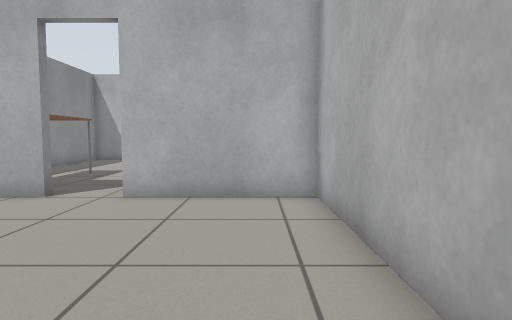
[1] (above)

12 first-person views from a walk through a robot-simulator world made for Gazebo. The camera is 0.69 m above the floor, tilts 4° down and sees 75° across. The floor is counted in squares, 0.5 m on a side. Each view is taken from the middle of a square. On the plan, view 1 faces up. The plan holds only what a view shows up to about 15 squares ahead; the rest is blank. Simple patterns stand in for the simulator's built-in surfaces.

[2]
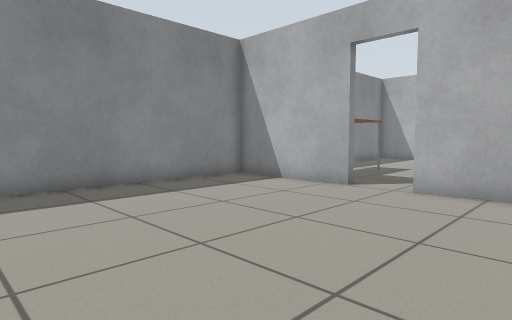

[3]
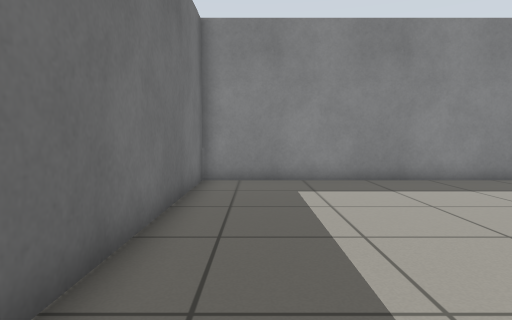

[4]
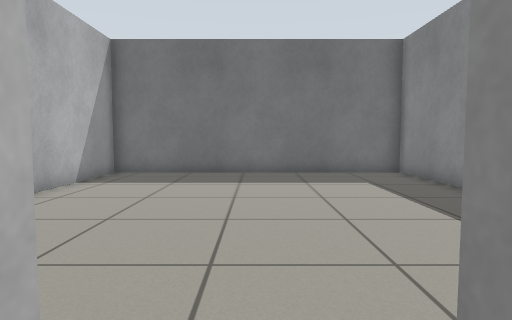

[5]
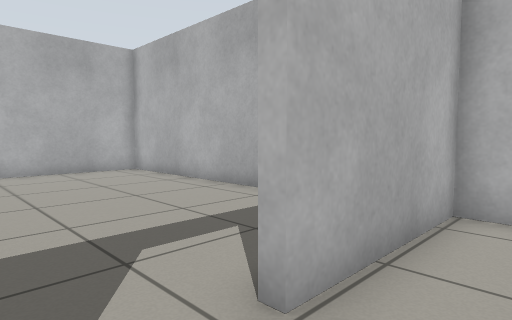

[6]
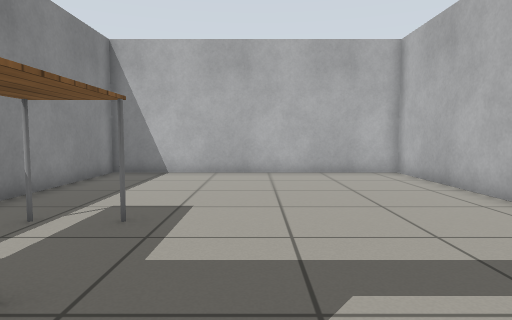

[7]
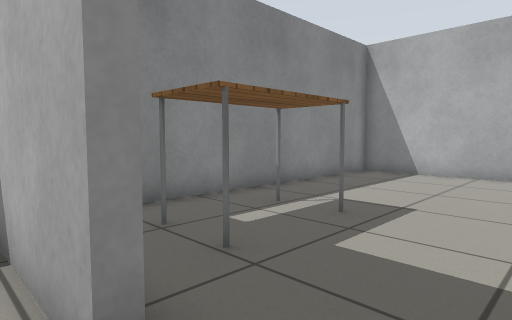

[8]
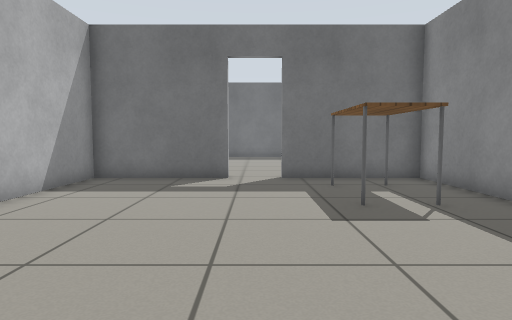

[9]
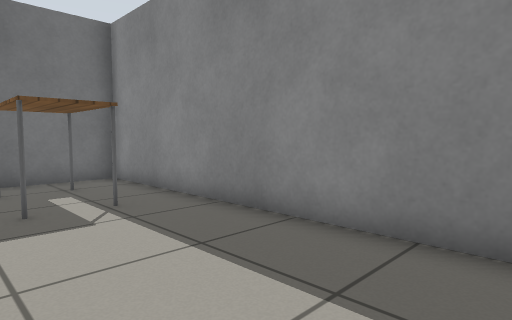

[10]
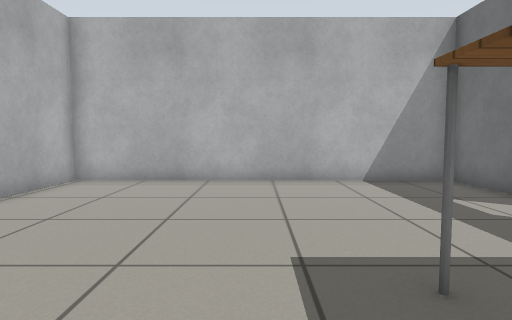

[11]
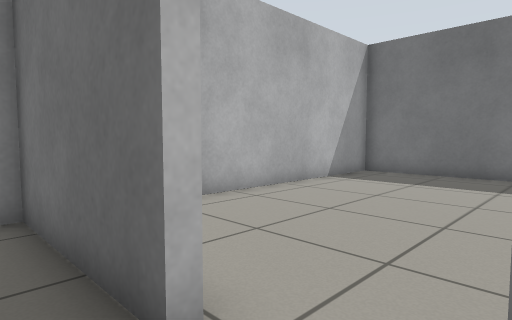

[12]
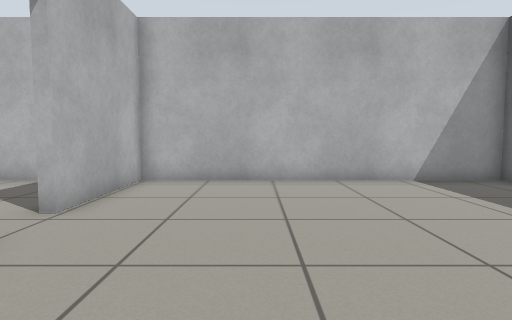

### Floor plan
Ten units are one square. View 1 is at (0, 0); x grows to the right and y downward. Boxes are objects, and circles mark ways between rooms. Rooms are numbered by the first view taken in them; rooms with no view inside come last. Other rooms are left out.
<svg viewBox="-100 -202 119 244">
<path fill="none" stroke="#000" d="M-49 -76 -95 -76 -95 37 14 37 14 -76 -31 -76M-31 -79 14 -79 14 -197 -95 -197 -95 -79 -49 -79"/>
<rect x="-75" y="-125" width="20" height="30" fill="#bbb"><title>table</title></rect>
<circle cx="-35" cy="-80" r="3" fill="#2a7"/>
<text x="-40" y="-20">1</text>
<text x="-40" y="-140">2</text>
</svg>
Room 1 opens to room 2.

Where each view was taken, in squares from view 1:
view 1: 0 up, 0 right, facing up
view 2: 1 down, 0 right, facing up-left
view 3: 2 down, 1 right, facing left
view 4: 9 up, 4 left, facing down
view 5: 6 up, 5 left, facing up-right
view 6: 7 up, 4 left, facing up
view 7: 7 up, 3 left, facing up-left
view 8: 19 up, 4 left, facing down
view 9: 19 up, 5 left, facing down-left
view 10: 14 up, 9 left, facing right
view 11: 9 up, 5 left, facing down-right
view 12: 4 up, 9 left, facing right
